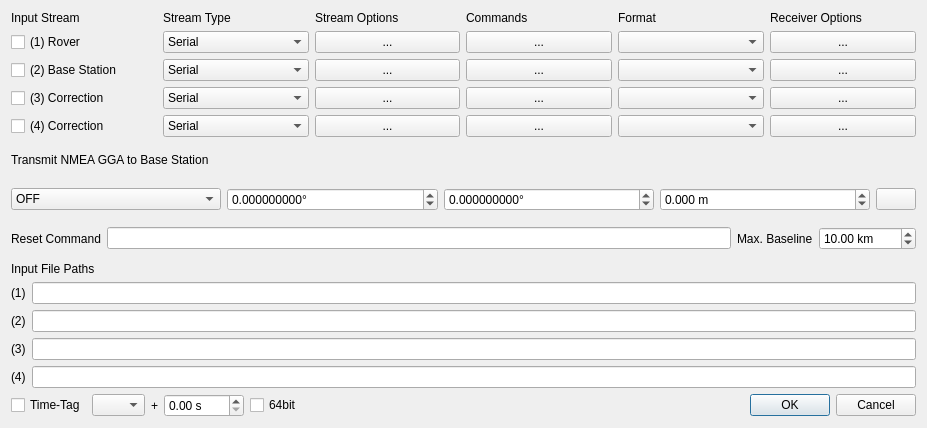
<?xml version="1.0" encoding="UTF-8"?>
<ui version="4.0">
 <class>InputStrDialog</class>
 <widget class="QWidget" name="InputStrDialog">
  <property name="geometry">
   <rect>
    <x>0</x>
    <y>0</y>
    <width>927</width>
    <height>428</height>
   </rect>
  </property>
  <property name="windowTitle">
   <string>Input Streams</string>
  </property>
  <property name="toolTip">
   <string/>
  </property>
  <layout class="QGridLayout" name="gridLayout">
   <item row="14" column="0">
    <widget class="QWidget" name="panelTags" native="true">
     <layout class="QGridLayout" name="gridLayout_4">
      <property name="leftMargin">
       <number>0</number>
      </property>
      <property name="topMargin">
       <number>0</number>
      </property>
      <property name="rightMargin">
       <number>0</number>
      </property>
      <property name="bottomMargin">
       <number>0</number>
      </property>
      <item row="0" column="1">
       <widget class="QComboBox" name="cBTimeSpeed">
        <property name="toolTip">
         <string>Select the replay speed (required time-tag file)</string>
        </property>
        <item>
         <property name="text">
          <string/>
         </property>
        </item>
        <item>
         <property name="text">
          <string>x0.1</string>
         </property>
        </item>
        <item>
         <property name="text">
          <string>x0.2</string>
         </property>
        </item>
        <item>
         <property name="text">
          <string>x0.5</string>
         </property>
        </item>
        <item>
         <property name="text">
          <string>x1</string>
         </property>
        </item>
        <item>
         <property name="text">
          <string>x2</string>
         </property>
        </item>
        <item>
         <property name="text">
          <string>x5</string>
         </property>
        </item>
        <item>
         <property name="text">
          <string>x10</string>
         </property>
        </item>
       </widget>
      </item>
      <item row="0" column="2">
       <widget class="QLabel" name="lblPlus">
        <property name="text">
         <string>+</string>
        </property>
       </widget>
      </item>
      <item row="0" column="3">
       <widget class="QDoubleSpinBox" name="sBTimeStart">
        <property name="suffix">
         <string> s</string>
        </property>
        <property name="maximum">
         <double>3600.000000000000000</double>
        </property>
       </widget>
      </item>
      <item row="0" column="0">
       <widget class="QCheckBox" name="cBTimeTag">
        <property name="toolTip">
         <string>Enable time-tag replay</string>
        </property>
        <property name="text">
         <string>Time-Tag</string>
        </property>
       </widget>
      </item>
      <item row="0" column="4">
       <widget class="QCheckBox" name="cB64Bit">
        <property name="toolTip">
         <string>Use 64 bit time-tags</string>
        </property>
        <property name="text">
         <string>64bit</string>
        </property>
       </widget>
      </item>
     </layout>
    </widget>
   </item>
   <item row="9" column="0" colspan="2">
    <widget class="QWidget" name="PanelInputs" native="true">
     <layout class="QGridLayout" name="gridLayout_6">
      <property name="leftMargin">
       <number>0</number>
      </property>
      <property name="topMargin">
       <number>0</number>
      </property>
      <property name="rightMargin">
       <number>0</number>
      </property>
      <property name="bottomMargin">
       <number>0</number>
      </property>
      <item row="1" column="0">
       <widget class="QLabel" name="label_1">
        <property name="text">
         <string>(1)</string>
        </property>
       </widget>
      </item>
      <item row="2" column="1">
       <widget class="QLineEdit" name="lEFilePath2">
        <property name="toolTip">
         <string>Specify file name for base station data</string>
        </property>
       </widget>
      </item>
      <item row="3" column="1">
       <widget class="QLineEdit" name="lEFilePath3">
        <property name="toolTip">
         <string>Specify file name for correction data</string>
        </property>
       </widget>
      </item>
      <item row="2" column="0">
       <widget class="QLabel" name="label_2">
        <property name="text">
         <string>(2)</string>
        </property>
       </widget>
      </item>
      <item row="3" column="0">
       <widget class="QLabel" name="label_3">
        <property name="text">
         <string>(3)</string>
        </property>
       </widget>
      </item>
      <item row="4" column="0">
       <widget class="QLabel" name="label_4">
        <property name="text">
         <string>(4)</string>
        </property>
       </widget>
      </item>
      <item row="0" column="0" colspan="2">
       <widget class="QLabel" name="lblInputFilePath">
        <property name="toolTip">
         <string/>
        </property>
        <property name="text">
         <string>Input File Paths</string>
        </property>
        <property name="buddy">
         <cstring>lEFilePath1</cstring>
        </property>
       </widget>
      </item>
      <item row="1" column="1">
       <widget class="QLineEdit" name="lEFilePath1">
        <property name="toolTip">
         <string>Specify file name for rover data</string>
        </property>
       </widget>
      </item>
      <item row="4" column="1">
       <widget class="QLineEdit" name="lEFilePath4">
        <property name="toolTip">
         <string>Specify file name for correction data</string>
        </property>
       </widget>
      </item>
     </layout>
    </widget>
   </item>
   <item row="14" column="1">
    <widget class="QDialogButtonBox" name="buttonBox">
     <property name="standardButtons">
      <set>QDialogButtonBox::StandardButton::Cancel|QDialogButtonBox::StandardButton::Ok</set>
     </property>
    </widget>
   </item>
   <item row="1" column="0" colspan="2">
    <widget class="QWidget" name="wgNMEA" native="true">
     <layout class="QGridLayout" name="gridLayout_3">
      <property name="leftMargin">
       <number>0</number>
      </property>
      <property name="topMargin">
       <number>0</number>
      </property>
      <property name="rightMargin">
       <number>0</number>
      </property>
      <property name="bottomMargin">
       <number>0</number>
      </property>
      <item row="0" column="0">
       <widget class="QLabel" name="lblNmea">
        <property name="text">
         <string>Transmit NMEA GGA to Base Station</string>
        </property>
        <property name="buddy">
         <cstring>cBNmeaRequestType</cstring>
        </property>
       </widget>
      </item>
      <item row="1" column="0">
       <widget class="QWidget" name="widget" native="true">
        <layout class="QGridLayout" name="gridLayout_5">
         <property name="leftMargin">
          <number>0</number>
         </property>
         <property name="topMargin">
          <number>0</number>
         </property>
         <property name="rightMargin">
          <number>0</number>
         </property>
         <property name="bottomMargin">
          <number>0</number>
         </property>
         <item row="0" column="3">
          <widget class="QDoubleSpinBox" name="sBNmeaPosition3">
           <property name="toolTip">
            <string>Height to send to base station</string>
           </property>
           <property name="suffix">
            <string> m</string>
           </property>
           <property name="decimals">
            <number>3</number>
           </property>
           <property name="minimum">
            <double>-200.000000000000000</double>
           </property>
           <property name="maximum">
            <double>8000.000000000000000</double>
           </property>
          </widget>
         </item>
         <item row="0" column="1">
          <widget class="QDoubleSpinBox" name="sBNmeaPosition1">
           <property name="toolTip">
            <string>Latitude to send to base station</string>
           </property>
           <property name="suffix">
            <string>°</string>
           </property>
           <property name="decimals">
            <number>9</number>
           </property>
           <property name="minimum">
            <double>-180.000000000000000</double>
           </property>
           <property name="maximum">
            <double>180.000000000000000</double>
           </property>
          </widget>
         </item>
         <item row="0" column="2">
          <widget class="QDoubleSpinBox" name="sBNmeaPosition2">
           <property name="toolTip">
            <string>Longitude to send to base station</string>
           </property>
           <property name="suffix">
            <string>°</string>
           </property>
           <property name="decimals">
            <number>9</number>
           </property>
           <property name="minimum">
            <double>-90.000000000000000</double>
           </property>
           <property name="maximum">
            <double>90.000000000000000</double>
           </property>
          </widget>
         </item>
         <item row="0" column="0">
          <widget class="QComboBox" name="cBNmeaRequestType">
           <property name="toolTip">
            <string>Transmit the approximate position of the rover to the base station</string>
           </property>
           <item>
            <property name="text">
             <string>OFF</string>
            </property>
           </item>
           <item>
            <property name="text">
             <string>Latitude/Longitude</string>
            </property>
           </item>
           <item>
            <property name="text">
             <string>Single Solution</string>
            </property>
           </item>
          </widget>
         </item>
         <item row="0" column="4">
          <widget class="QPushButton" name="btnPosition">
           <property name="sizePolicy">
            <sizepolicy hsizetype="Fixed" vsizetype="Fixed">
             <horstretch>0</horstretch>
             <verstretch>0</verstretch>
            </sizepolicy>
           </property>
           <property name="toolTip">
            <string>Select rover position from station list</string>
           </property>
           <property name="icon">
            <iconset resource="../icon/resources.qrc">
             <normaloff>:/buttons/ori</normaloff>:/buttons/ori</iconset>
           </property>
          </widget>
         </item>
        </layout>
       </widget>
      </item>
      <item row="3" column="0">
       <widget class="QWidget" name="widget_3" native="true">
        <layout class="QGridLayout" name="gridLayout_7">
         <property name="leftMargin">
          <number>0</number>
         </property>
         <property name="topMargin">
          <number>0</number>
         </property>
         <property name="rightMargin">
          <number>0</number>
         </property>
         <property name="bottomMargin">
          <number>0</number>
         </property>
         <item row="0" column="2">
          <widget class="QLabel" name="lblMaxBaseLine">
           <property name="text">
            <string>Max. Baseline</string>
           </property>
           <property name="buddy">
            <cstring>sBMaxBaseLine</cstring>
           </property>
          </widget>
         </item>
         <item row="0" column="0">
          <widget class="QLabel" name="lblResetCmd">
           <property name="text">
            <string>Reset Command</string>
           </property>
           <property name="buddy">
            <cstring>lEResetCmd</cstring>
           </property>
          </widget>
         </item>
         <item row="0" column="1">
          <widget class="QLineEdit" name="lEResetCmd">
           <property name="toolTip">
            <string>Reset command to send when max. baseline is reached</string>
           </property>
          </widget>
         </item>
         <item row="0" column="3">
          <widget class="QDoubleSpinBox" name="sBMaxBaseLine">
           <property name="toolTip">
            <string>Maximum baseline which will trigger the reset command to be executed</string>
           </property>
           <property name="suffix">
            <string> km</string>
           </property>
           <property name="maximum">
            <double>99999.990000000005239</double>
           </property>
           <property name="value">
            <double>10.000000000000000</double>
           </property>
          </widget>
         </item>
        </layout>
       </widget>
      </item>
     </layout>
    </widget>
   </item>
   <item row="0" column="0" colspan="2">
    <widget class="QWidget" name="panelStream" native="true">
     <layout class="QGridLayout" name="gridLayout_2">
      <property name="leftMargin">
       <number>0</number>
      </property>
      <property name="topMargin">
       <number>0</number>
      </property>
      <property name="rightMargin">
       <number>0</number>
      </property>
      <property name="bottomMargin">
       <number>0</number>
      </property>
      <item row="0" column="5">
       <widget class="QLabel" name="lblReceiverOptions">
        <property name="toolTip">
         <string/>
        </property>
        <property name="text">
         <string>Receiver Options</string>
        </property>
       </widget>
      </item>
      <item row="0" column="1">
       <widget class="QLabel" name="lblStreamType">
        <property name="toolTip">
         <string/>
        </property>
        <property name="text">
         <string>Stream Type</string>
        </property>
       </widget>
      </item>
      <item row="2" column="2">
       <widget class="QPushButton" name="btnStream2">
        <property name="toolTip">
         <string>Select options for the base station data stream</string>
        </property>
        <property name="text">
         <string>...</string>
        </property>
       </widget>
      </item>
      <item row="3" column="1">
       <widget class="QComboBox" name="cBStream3">
        <property name="toolTip">
         <string>Select input stream type for corrections</string>
        </property>
        <item>
         <property name="text">
          <string>Serial</string>
         </property>
        </item>
        <item>
         <property name="text">
          <string>TCP Client</string>
         </property>
        </item>
        <item>
         <property name="text">
          <string>TCP Server</string>
         </property>
        </item>
        <item>
         <property name="text">
          <string>NTRIP Client</string>
         </property>
        </item>
        <item>
         <property name="text">
          <string>File</string>
         </property>
        </item>
        <item>
         <property name="text">
          <string>FTP</string>
         </property>
        </item>
        <item>
         <property name="text">
          <string>HTTP</string>
         </property>
        </item>
       </widget>
      </item>
      <item row="3" column="3">
       <widget class="QPushButton" name="btnCmd3">
        <property name="toolTip">
         <string>Specify additional commands for the correction data stream</string>
        </property>
        <property name="text">
         <string>...</string>
        </property>
       </widget>
      </item>
      <item row="1" column="3">
       <widget class="QPushButton" name="btnCmd1">
        <property name="toolTip">
         <string>Specify additional commands for the rover</string>
        </property>
        <property name="text">
         <string>...</string>
        </property>
       </widget>
      </item>
      <item row="0" column="4">
       <widget class="QLabel" name="lblFormat">
        <property name="toolTip">
         <string/>
        </property>
        <property name="text">
         <string>Format</string>
        </property>
       </widget>
      </item>
      <item row="3" column="5">
       <widget class="QPushButton" name="btnReceiverOptions3">
        <property name="toolTip">
         <string>Define additional options for the receiver</string>
        </property>
        <property name="text">
         <string>...</string>
        </property>
       </widget>
      </item>
      <item row="2" column="4">
       <widget class="QComboBox" name="cBFormat2">
        <property name="toolTip">
         <string>Select base station data stream format</string>
        </property>
       </widget>
      </item>
      <item row="0" column="2">
       <widget class="QLabel" name="lblStreamOptions">
        <property name="toolTip">
         <string/>
        </property>
        <property name="text">
         <string>Stream Options</string>
        </property>
       </widget>
      </item>
      <item row="3" column="4">
       <widget class="QComboBox" name="cBFormat3">
        <property name="toolTip">
         <string>Select correction data stream format</string>
        </property>
       </widget>
      </item>
      <item row="2" column="3">
       <widget class="QPushButton" name="btnCmd2">
        <property name="toolTip">
         <string>Specify additional commands for the base station</string>
        </property>
        <property name="text">
         <string>...</string>
        </property>
       </widget>
      </item>
      <item row="1" column="1">
       <widget class="QComboBox" name="cBStream1">
        <property name="toolTip">
         <string>Select input stream type for rover</string>
        </property>
        <item>
         <property name="text">
          <string>Serial</string>
         </property>
        </item>
        <item>
         <property name="text">
          <string>TCP Client</string>
         </property>
        </item>
        <item>
         <property name="text">
          <string>TCP Server</string>
         </property>
        </item>
        <item>
         <property name="text">
          <string>NTRIP Client</string>
         </property>
        </item>
        <item>
         <property name="text">
          <string>File</string>
         </property>
        </item>
       </widget>
      </item>
      <item row="0" column="0">
       <widget class="QLabel" name="lblInputStream">
        <property name="toolTip">
         <string/>
        </property>
        <property name="text">
         <string>Input Stream</string>
        </property>
       </widget>
      </item>
      <item row="1" column="0">
       <widget class="QCheckBox" name="cBStreamC1">
        <property name="toolTip">
         <string>Activate data input stream for the rover</string>
        </property>
        <property name="text">
         <string>(1) Rover</string>
        </property>
       </widget>
      </item>
      <item row="1" column="2">
       <widget class="QPushButton" name="btnStream1">
        <property name="toolTip">
         <string>Select options for the rover data stream</string>
        </property>
        <property name="text">
         <string>...</string>
        </property>
       </widget>
      </item>
      <item row="3" column="0">
       <widget class="QCheckBox" name="cBStreamC3">
        <property name="toolTip">
         <string>Activate data input stream for additional corrections</string>
        </property>
        <property name="text">
         <string>(3) Correction</string>
        </property>
       </widget>
      </item>
      <item row="2" column="0">
       <widget class="QCheckBox" name="cBStreamC2">
        <property name="toolTip">
         <string>Activate data input stream for the base station</string>
        </property>
        <property name="text">
         <string>(2) Base Station</string>
        </property>
       </widget>
      </item>
      <item row="1" column="4">
       <widget class="QComboBox" name="cBFormat1">
        <property name="toolTip">
         <string>Select rover data stream format</string>
        </property>
       </widget>
      </item>
      <item row="2" column="5">
       <widget class="QPushButton" name="btnReceiverOptions2">
        <property name="toolTip">
         <string>Define additional options for the receiver</string>
        </property>
        <property name="text">
         <string>...</string>
        </property>
       </widget>
      </item>
      <item row="3" column="2">
       <widget class="QPushButton" name="btnStream3">
        <property name="toolTip">
         <string>Select options for the correction data stream</string>
        </property>
        <property name="text">
         <string>...</string>
        </property>
       </widget>
      </item>
      <item row="1" column="5">
       <widget class="QPushButton" name="btnReceiverOptions1">
        <property name="toolTip">
         <string>Define additional options for the receiver</string>
        </property>
        <property name="text">
         <string>...</string>
        </property>
       </widget>
      </item>
      <item row="0" column="3">
       <widget class="QLabel" name="lblCommands">
        <property name="toolTip">
         <string/>
        </property>
        <property name="text">
         <string>Commands</string>
        </property>
       </widget>
      </item>
      <item row="2" column="1">
       <widget class="QComboBox" name="cBStream2">
        <property name="toolTip">
         <string>Select input stream type for base station</string>
        </property>
        <item>
         <property name="text">
          <string>Serial</string>
         </property>
        </item>
        <item>
         <property name="text">
          <string>TCP Client</string>
         </property>
        </item>
        <item>
         <property name="text">
          <string>TCP Server</string>
         </property>
        </item>
        <item>
         <property name="text">
          <string>NTRIP Client</string>
         </property>
        </item>
        <item>
         <property name="text">
          <string>File</string>
         </property>
        </item>
       </widget>
      </item>
      <item row="4" column="0">
       <widget class="QCheckBox" name="cBStreamC4">
        <property name="toolTip">
         <string>Activate data input stream for additional corrections</string>
        </property>
        <property name="text">
         <string>(4) Correction</string>
        </property>
       </widget>
      </item>
      <item row="4" column="1">
       <widget class="QComboBox" name="cBStream4">
        <property name="toolTip">
         <string>Select input stream type for corrections</string>
        </property>
        <item>
         <property name="text">
          <string>Serial</string>
         </property>
        </item>
        <item>
         <property name="text">
          <string>TCP Client</string>
         </property>
        </item>
        <item>
         <property name="text">
          <string>TCP Server</string>
         </property>
        </item>
        <item>
         <property name="text">
          <string>NTRIP Client</string>
         </property>
        </item>
        <item>
         <property name="text">
          <string>File</string>
         </property>
        </item>
        <item>
         <property name="text">
          <string>FTP</string>
         </property>
        </item>
        <item>
         <property name="text">
          <string>HTTP</string>
         </property>
        </item>
       </widget>
      </item>
      <item row="4" column="2">
       <widget class="QPushButton" name="btnStream4">
        <property name="toolTip">
         <string>Select options for the correction data stream</string>
        </property>
        <property name="text">
         <string>...</string>
        </property>
       </widget>
      </item>
      <item row="4" column="3">
       <widget class="QPushButton" name="btnCmd4">
        <property name="toolTip">
         <string>Specify additional commands for the correction data stream</string>
        </property>
        <property name="text">
         <string>...</string>
        </property>
       </widget>
      </item>
      <item row="4" column="4">
       <widget class="QComboBox" name="cBFormat4">
        <property name="toolTip">
         <string>Select correction data stream format</string>
        </property>
       </widget>
      </item>
      <item row="4" column="5">
       <widget class="QPushButton" name="btnReceiverOptions4">
        <property name="toolTip">
         <string>Define additional options for the receiver</string>
        </property>
        <property name="text">
         <string>...</string>
        </property>
       </widget>
      </item>
    </layout>
    </widget>
   </item>
  </layout>
 </widget>
 <tabstops>
  <tabstop>cBStreamC1</tabstop>
  <tabstop>cBStream1</tabstop>
  <tabstop>btnStream1</tabstop>
  <tabstop>btnCmd1</tabstop>
  <tabstop>cBFormat1</tabstop>
  <tabstop>btnReceiverOptions1</tabstop>
  <tabstop>cBStreamC2</tabstop>
  <tabstop>cBStream2</tabstop>
  <tabstop>btnStream2</tabstop>
  <tabstop>btnCmd2</tabstop>
  <tabstop>cBFormat2</tabstop>
  <tabstop>btnReceiverOptions2</tabstop>
  <tabstop>cBStreamC3</tabstop>
  <tabstop>cBStream3</tabstop>
  <tabstop>btnStream3</tabstop>
  <tabstop>btnCmd3</tabstop>
  <tabstop>cBFormat3</tabstop>
  <tabstop>btnReceiverOptions3</tabstop>
  <tabstop>cBStreamC4</tabstop>
  <tabstop>cBStream4</tabstop>
  <tabstop>btnStream4</tabstop>
  <tabstop>btnCmd4</tabstop>
  <tabstop>cBFormat4</tabstop>
  <tabstop>btnReceiverOptions4</tabstop>
  <tabstop>cBNmeaRequestType</tabstop>
  <tabstop>sBNmeaPosition1</tabstop>
  <tabstop>sBNmeaPosition2</tabstop>
  <tabstop>sBNmeaPosition3</tabstop>
  <tabstop>btnPosition</tabstop>
  <tabstop>lEResetCmd</tabstop>
  <tabstop>sBMaxBaseLine</tabstop>
  <tabstop>lEFilePath1</tabstop>
  <tabstop>lEFilePath2</tabstop>
  <tabstop>lEFilePath3</tabstop>
  <tabstop>lEFilePath4</tabstop>
  <tabstop>cBTimeTag</tabstop>
  <tabstop>cBTimeSpeed</tabstop>
  <tabstop>cB64Bit</tabstop>
 </tabstops>
 <resources>
  <include location="../icon/resources.qrc"/>
 </resources>
 <connections/>
</ui>
